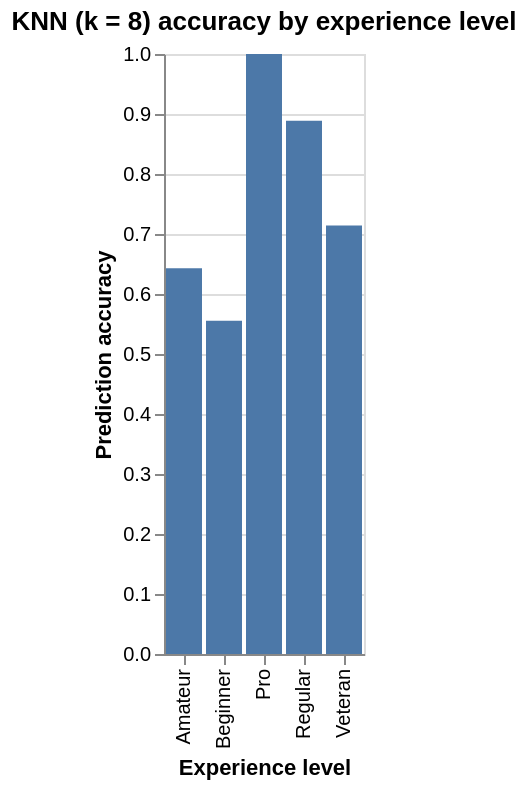

The cell this chart's notebook holds for it:
### Markdown cell above
Lastly, we can perform a visualization of our data, plotting how accuracy changes across different experience categories.

### Code cell
acc_plot = alt.Chart(acc_by_exp).mark_bar().encode(
    x=alt.X("experience:N", title="Experience level"),
    y=alt.Y("accuracy:Q", title="Prediction accuracy"),
    tooltip=[
        "experience",
        alt.Tooltip("accuracy:Q", title="Accuracy", format=".2f")
    ]
).properties(
    title="KNN (k = 8) accuracy by experience level"
)
acc_plot

### Figure 1 — Vega-Lite specification as saved in the notebook (floating-point values rounded to 4 significant figures)
{"config": {"view": {"continuousWidth": 300, "continuousHeight": 300}}, "data": {"name": "data-0a915a3f6b30bf947f71220181e5ea1b"}, "mark": {"type": "bar"}, "encoding": {"tooltip": [{"field": "experience", "type": "nominal"}, {"field": "accuracy", "format": ".2f", "title": "Accuracy", "type": "quantitative"}], "x": {"field": "experience", "title": "Experience level", "type": "nominal"}, "y": {"field": "accuracy", "title": "Prediction accuracy", "type": "quantitative"}}, "title": "KNN (k = 8) accuracy by experience level", "$schema": "https://vega.github.io/schema/vega-lite/v5.20.1.json", "datasets": {"data-0a915a3f6b30bf947f71220181e5ea1b": [{"experience": "Amateur", "accuracy": 0.6429}, {"experience": "Beginner", "accuracy": 0.5556}, {"experience": "Pro", "accuracy": 1.0}, {"experience": "Regular", "accuracy": 0.8889}, {"experience": "Veteran", "accuracy": 0.7143}]}}
